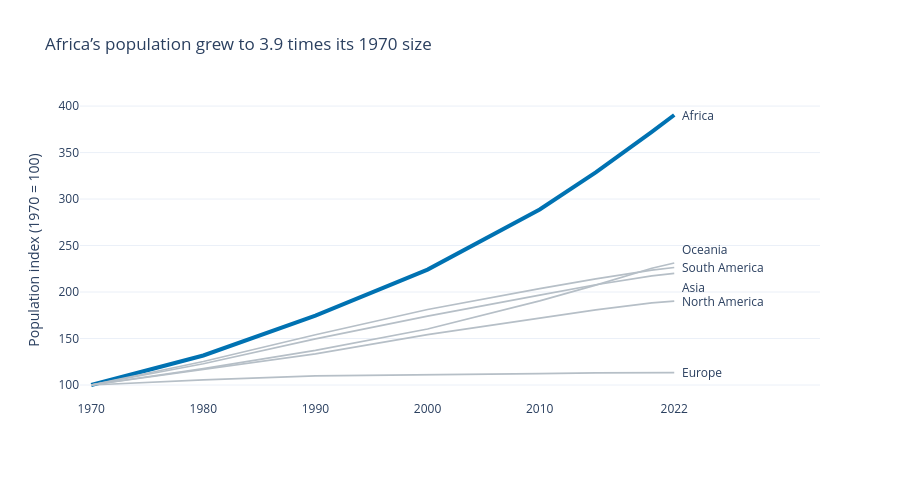

The notebook cell this image was saved under:
### Code cell
# Q1
# Q1 — Relative population growth since 1970
totals = (
    df_long.groupby(["Continent", "Year"], as_index=False)["Population"]
    .sum()
    .sort_values(["Continent", "Year"])
)
baseline = totals.groupby("Continent")["Population"].transform("first")
totals["Index"] = 100 * totals["Population"] / baseline

fig = px.line(
    totals, x="Year", y="Index", color="Continent",
    labels={"Index": "Population index (1970 = 100)"},
    title="Africa’s population grew to 3.9 times its 1970 size",
    hover_data={"Index": ":.1f", "Population": ":,.0f"},
)
label_shifts = {"Oceania": 14, "Asia": -14}
for trace in fig.data:
    highlight = trace.name == "Africa"
    trace.update(line=dict(color=blue if highlight else grey, width=4 if highlight else 1.7))
    fig.add_annotation(
        x=2022, y=trace.y[-1], text=trace.name, showarrow=False,
        xanchor="left", xshift=6, yshift=label_shifts.get(trace.name, 0),
    )

fig.update_xaxes(title=None, showgrid=False, range=[1969, 2035],
                 tickvals=[1970, 1980, 1990, 2000, 2010, 2022])
fig.update_layout(showlegend=False, height=480)
fig.show()

### Figure 1 — Plotly figure (JSON) as saved in the notebook; plotly's stock layout.template omitted (floating-point values rounded to 4 significant figures)
{"data": [{"customdata": [[365444348], [481536377], [638150629], [818946032], [1055228072], [1201102442], [1360671810], [1426730932]], "hovertemplate": "Continent=Africa<br>Year=%{x}<br>Population index (1970 = 100)=%{y:.1f}<br>Population=%{customdata[0]:,.0f}<extra></extra>", "legendgroup": "Africa", "line": {"color": "#0072B2", "dash": "solid", "width": 4}, "marker": {"symbol": "circle"}, "mode": "lines", "name": "Africa", "orientation": "v", "showlegend": true, "type": "scatter", "x": [1970, 1980, 1990, 2000, 2010, 2015, 2020, 2022], "xaxis": "x", "y": [100.0, 131.8, 174.6, 224.1, 288.8, 328.7, 372.3, 390.4], "yaxis": "y"}, {"customdata": [[2144906290], [2635334228], [3210563577], [3735089604], [4220041327], [4458250182], [4663086535], [4721383274]], "hovertemplate": "Continent=Asia<br>Year=%{x}<br>Population index (1970 = 100)=%{y:.1f}<br>Population=%{customdata[0]:,.0f}<extra></extra>", "legendgroup": "Asia", "line": {"color": "#B6BFC7", "dash": "solid", "width": 1.7}, "marker": {"symbol": "circle"}, "mode": "lines", "name": "Asia", "orientation": "v", "showlegend": true, "type": "scatter", "x": [1970, 1980, 1990, 2000, 2010, 2015, 2020, 2022], "xaxis": "x", "y": [100.0, 122.9, 149.7, 174.1, 196.7, 207.9, 217.4, 220.1], "yaxis": "y"}, {"customdata": [[655923991], [692527159], [720320797], [726093423], [735613934], [741535608], [745792196], [743147538]], "hovertemplate": "Continent=Europe<br>Year=%{x}<br>Population index (1970 = 100)=%{y:.1f}<br>Population=%{customdata[0]:,.0f}<extra></extra>", "legendgroup": "Europe", "line": {"color": "#B6BFC7", "dash": "solid", "width": 1.7}, "marker": {"symbol": "circle"}, "mode": "lines", "name": "Europe", "orientation": "v", "showlegend": true, "type": "scatter", "x": [1970, 1980, 1990, 2000, 2010, 2015, 2020, 2022], "xaxis": "x", "y": [100.0, 105.6, 109.8, 110.7, 112.1, 113.1, 113.7, 113.3], "yaxis": "y"}, {"customdata": [[315434606], [368293361], [421266425], [486069584], [542720651], [570383850], [594236593], [600296136]], "hovertemplate": "Continent=North America<br>Year=%{x}<br>Population index (1970 = 100)=%{y:.1f}<br>Population=%{customdata[0]:,.0f}<extra></extra>", "legendgroup": "North America", "line": {"color": "#B6BFC7", "dash": "solid", "width": 1.7}, "marker": {"symbol": "circle"}, "mode": "lines", "name": "North America", "orientation": "v", "showlegend": true, "type": "scatter", "x": [1970, 1980, 1990, 2000, 2010, 2015, 2020, 2022], "xaxis": "x", "y": [100.0, 116.8, 133.6, 154.1, 172.1, 180.8, 188.4, 190.3], "yaxis": "y"}, {"customdata": [[19480270], [22920240], [26743822], [31222778], [37102764], [40403283], [43933426], [45038554]], "hovertemplate": "Continent=Oceania<br>Year=%{x}<br>Population index (1970 = 100)=%{y:.1f}<br>Population=%{customdata[0]:,.0f}<extra></extra>", "legendgroup": "Oceania", "line": {"color": "#B6BFC7", "dash": "solid", "width": 1.7}, "marker": {"symbol": "circle"}, "mode": "lines", "name": "Oceania", "orientation": "v", "showlegend": true, "type": "scatter", "x": [1970, 1980, 1990, 2000, 2010, 2015, 2020, 2022], "xaxis": "x", "y": [100.0, 117.7, 137.3, 160.3, 190.5, 207.4, 225.5, 231.2], "yaxis": "y"}, {"customdata": [[192947156], [241789006], [297146415], [349634282], [393078250], [413134396], [431530043], [436816608]], "hovertemplate": "Continent=South America<br>Year=%{x}<br>Population index (1970 = 100)=%{y:.1f}<br>Population=%{customdata[0]:,.0f}<extra></extra>", "legendgroup": "South America", "line": {"color": "#B6BFC7", "dash": "solid", "width": 1.7}, "marker": {"symbol": "circle"}, "mode": "lines", "name": "South America", "orientation": "v", "showlegend": true, "type": "scatter", "x": [1970, 1980, 1990, 2000, 2010, 2015, 2020, 2022], "xaxis": "x", "y": [100.0, 125.3, 154.0, 181.2, 203.7, 214.1, 223.7, 226.4], "yaxis": "y"}], "layout": {"annotations": [{"showarrow": false, "text": "Africa", "x": 2022, "xanchor": "left", "xshift": 6, "y": 390.4, "yshift": 0}, {"showarrow": false, "text": "Asia", "x": 2022, "xanchor": "left", "xshift": 6, "y": 220.1, "yshift": -14}, {"showarrow": false, "text": "Europe", "x": 2022, "xanchor": "left", "xshift": 6, "y": 113.3, "yshift": 0}, {"showarrow": false, "text": "North America", "x": 2022, "xanchor": "left", "xshift": 6, "y": 190.3, "yshift": 0}, {"showarrow": false, "text": "Oceania", "x": 2022, "xanchor": "left", "xshift": 6, "y": 231.2, "yshift": 14}, {"showarrow": false, "text": "South America", "x": 2022, "xanchor": "left", "xshift": 6, "y": 226.4, "yshift": 0}], "height": 480, "legend": {"title": {"text": "Continent"}, "tracegroupgap": 0}, "showlegend": false, "title": {"text": "Africa’s population grew to 3.9 times its 1970 size"}, "xaxis": {"anchor": "y", "domain": [0, 1], "range": [1969, 2035], "showgrid": false, "tickvals": [1970, 1980, 1990, 2000, 2010, 2022], "title": {}}, "yaxis": {"anchor": "x", "domain": [0, 1], "title": {"text": "Population index (1970 = 100)"}}}}
